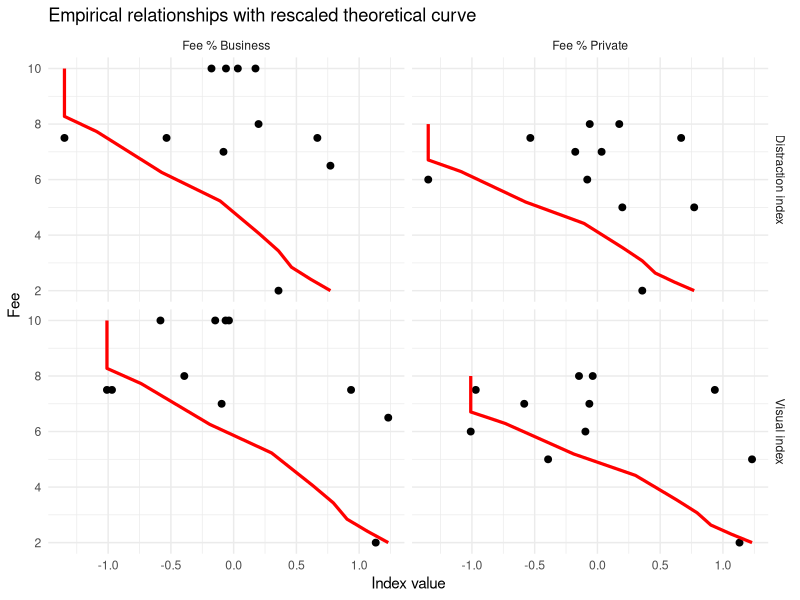

The R source for this figure:
library(readxl)
library(corrplot)
library(tidyverse)
df <- read_excel("data aukro.xlsx")



# -----------------------------
# 1. Build indices
# -----------------------------
df <- df %>%
  mutate(
    distraction_index = rowMeans(scale(select(.,
                                              `3rd-party ads`,
                                              `Promo / internal banners`,
                                              `Sticky distractions`,
                                              `Interruptions in listing stream`,
                                              `Distracting viewport area (%)`
    )), na.rm = TRUE),
    
    visual_index = rowMeans(scale(select(.,
                                         `Promo / internal banners`,
                                         `Sticky distractions`,
                                         `Distracting viewport area (%)`
    )), na.rm = TRUE)
  )

# -----------------------------
# 2. Reshape data for facetting
# -----------------------------
plot_df <- df %>%
  select(
    category,
    distraction_index,
    visual_index,
    `Fee % (Soukromý)`,
    `Fee % (Podnikatel)`
  ) %>%
  pivot_longer(
    cols = c(distraction_index, visual_index),
    names_to = "index_type",
    values_to = "index_value"
  ) %>%
  pivot_longer(
    cols = c(`Fee % (Soukromý)`, `Fee % (Podnikatel)`),
    names_to = "fee_type",
    values_to = "fee_value"
  ) %>%
  mutate(
    index_type = recode(
      index_type,
      distraction_index = "Distraction index",
      visual_index = "Visual index"
    ),
    fee_type = recode(
      fee_type,
      `Fee % (Soukromý)` = "Fee % Private",
      `Fee % (Podnikatel)` = "Fee % Business"
    )
  )

# -----------------------------
# 3. Enter theoretical curve points
#    Replace these with your own points
# -----------------------------
theory_df <- data.frame(
  x = c(
    0.00,  # vertical drop start
    0.00,  # vertical drop end
    0.05,
    0.15,
    0.24,
    0.30,
    0.33,
    0.35,
    0.38,
    0.41
  ),
  y = c(
    0.467, # top point
    0.420, # after vertical drop
    0.405,
    0.365,
    0.337,
    0.305,
    0.288,
    0.272,
    0.260,
    0.249
  )
)

# Optional: keep the original sequence if it matters for the shape.
# If your line looks odd, try sorting by x:
# theory_df <- theory_df[order(theory_df$x), ]

# -----------------------------
# 4. Helper function: rescale one vector to a new range
# -----------------------------
rescale_to <- function(x, new_min, new_max) {
  old_min <- min(x, na.rm = TRUE)
  old_max <- max(x, na.rm = TRUE)
  
  if (old_max == old_min) {
    return(rep(mean(c(new_min, new_max)), length(x)))
  }
  
  (x - old_min) / (old_max - old_min) * (new_max - new_min) + new_min
}

# -----------------------------
# 5. Build a rescaled theory curve for each facet
# -----------------------------
facet_ranges <- plot_df %>%
  group_by(index_type, fee_type) %>%
  summarise(
    xmin = min(index_value, na.rm = TRUE),
    xmax = max(index_value, na.rm = TRUE),
    ymin = min(fee_value, na.rm = TRUE),
    ymax = max(fee_value, na.rm = TRUE),
    .groups = "drop"
  )

theory_facet <- bind_rows(lapply(seq_len(nrow(facet_ranges)), function(i) {
  r <- facet_ranges[i, ]
  
  data.frame(
    index_type = r$index_type,
    fee_type   = r$fee_type,
    x = rescale_to(theory_df$x, r$xmin, r$xmax),
    y = rescale_to(theory_df$y, r$ymin, r$ymax)
  )
}))

# -----------------------------
# 6. Plot
# -----------------------------
p <- ggplot(plot_df, aes(x = index_value, y = fee_value)) +
  geom_point(size = 2) +
  geom_line(
    data = theory_facet,
    aes(x = x, y = y, group = interaction(index_type, fee_type)),
    color = "red",
    linetype = "solid",
    linewidth = 1.1,
    inherit.aes = FALSE
  ) +
  facet_grid(index_type ~ fee_type, scales = "free") +
  labs(
    x = "Index value",
    y = "Fee",
    title = "Empirical relationships with rescaled theoretical curve"
  ) +
  theme_minimal()

print(p)
